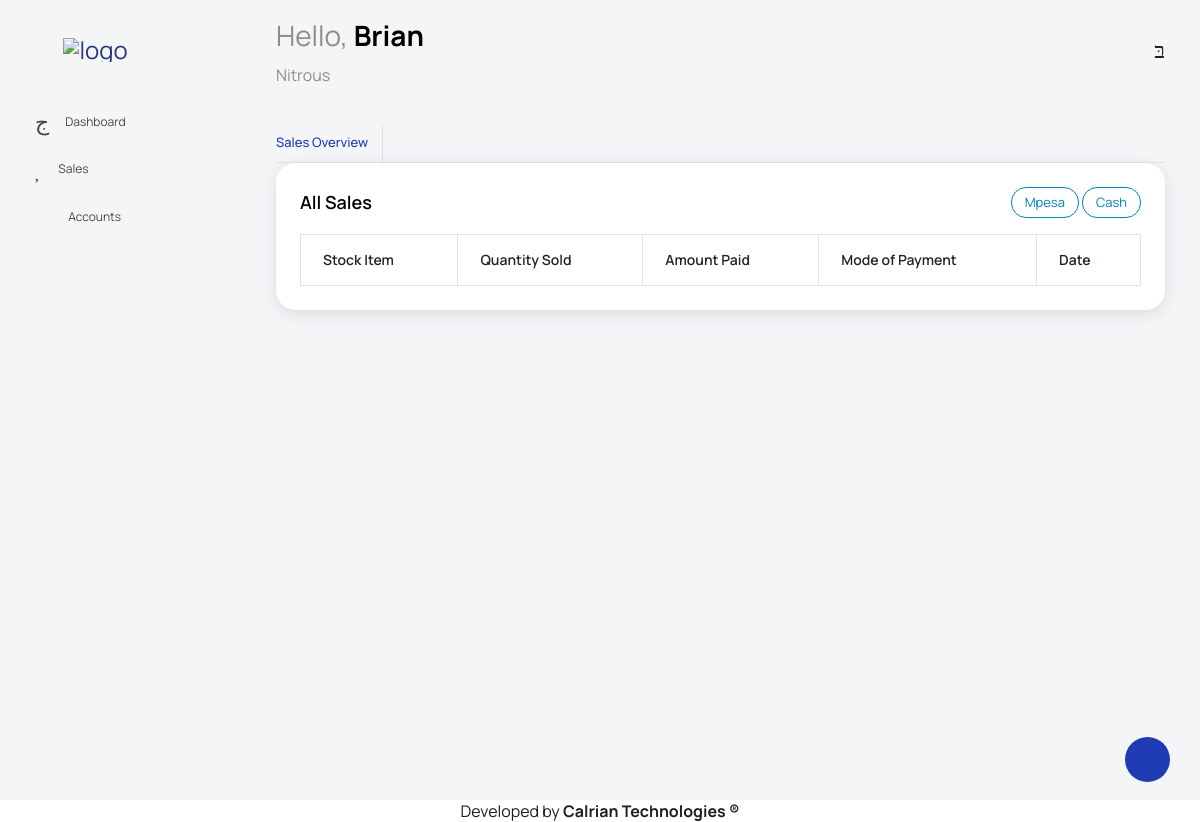
The page /sale/all/ (signed in) on the database as committed earlier.
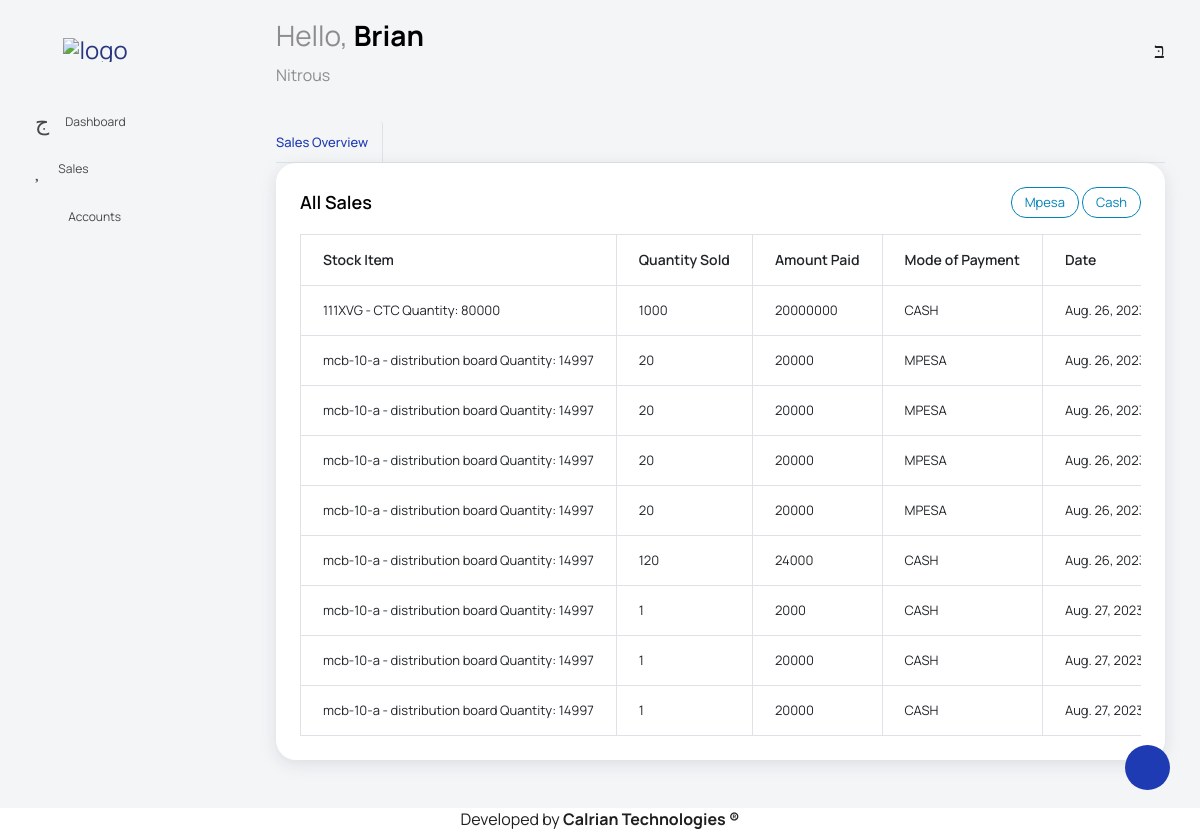
The same page on the database as committed later.
### shop/models.py (models this page shows, shortened)
class Sale(models.Model):
    CASH = 'CASH'
    MPESA = 'MPESA'
    MODE_CHOICES = [
        (CASH, 'Cash'),
        (MPESA, 'M-Pesa')
    ]
    first_name = models.CharField(max_length=30)
    last_name = models.CharField(max_length = 30)
    item = models.ForeignKey(Stock, on_delete=models.CASCADE)
    quantity = models.PositiveIntegerField()
    amount_paid = models.PositiveIntegerField()
    mode_of_payment = models.CharField(max_length=5, choices=MODE_CHOICES)
    date = models.DateTimeField(auto_now_add=True)

class Stock(models.Model):
    item = models.OneToOneField(Item, on_delete=models.CASCADE, primary_key=True)
    quantity = models.PositiveIntegerField()
    selling_price =models.PositiveIntegerField()
    date = models.DateTimeField(auto_now_add=True)
    def __str__(self):
        return f'{self.item} Quantity: {self.quantity}'

class Item(models.Model):
    code = models.CharField(max_length=20,null=False)
    name = models.CharField(max_length=20)
    category = models.ForeignKey(Category, on_delete=models.CASCADE)
    unit_price = models.PositiveIntegerField()
    def __str__(self):
        return f'{self.code} - {self.name}'

### shop/views.py (the view)
# urls.py: path('sale/<str:sale_status>/', SaleListView.as_view(), name='sales'),
class SaleListView(LoginRequiredMixin, View):
    def get(self, request,sale_status):
        if sale_status == 'all':
            sales = Sale.objects.all()
        elif sale_status == 'mpesa':
            sales = Sale.objects.filter(mode_of_payment='MPESA')
        elif sale_status == 'cash':
            sales = Sale.objects.filter(mode_of_payment='CASH' )
        context = {
            'sales': sales,
            'sale_status':sale_status,
        }
        return render(request, 'shop/sale_list.html', context)

### shop/templates/shop/sale_list.html (shortened to what this page needs)
{% extends 'shop/index.html' %}
{% load static %}
{% block content %}
  <div class="main-panel">
    <div class="content-wrapper">
      <div class="row">
        <div class="col-sm-12">
          <div class="home-tab">
            <div class="d-sm-flex align-items-center justify-content-between border-bottom">
              <ul class="nav nav-tabs" role="tablist">
                <li class="nav-item">
                  <a class="nav-link active ps-0" id="home-tab" data-bs-toggle="tab" href="#overview" role="tab" aria-controls="overview" aria-selected="true">Sales Overview</a>
                </li>
              </ul>
              </div>
            </div>
            <div class="row">
              <div class="col d-flex flex-column">
                <div class="row flex-grow">
                  <div class="col-lg-12 grid-margin stretch-card">
                    <div class="card">
                      <div class="card-body overflow-auto">
                         <div style="display: flex; justify-content: space-between; align-items: center;">
                        <h4 class="card-title" style="margin: 0;">
                          {% if sale_status == 'all' %}
                            All Sales
                          {% elif sale_status == 'mpesa' %}
                            Mpesa Sales
                          {% elif sale_status == 'cash' %}
                            Cash Sales
                          {% endif %}
                        </h4>
                        <div>
                          {% if sale_status != 'mpesa' %}
                            <a class="btn btn-outline-info btn-sm " href="{% url 'shop:sales' sale_status='mpesa' %}">Mpesa</a>
                          {% endif %}
                          {% if sale_status != 'cash' %}
                            <a class="btn btn-outline-info btn-sm" href="{% url 'shop:sales' sale_status='cash' %}">Cash</a>
                          {% endif %}
                          </div>
                        </div>
                        <div class="table-responsive pt-3">
                          <table class="table table-bordered" id="dataTable" width="100%" cellspacing="0">
                            <thead>
                              <tr>
                                <th>Stock Item</th>
                                <th>Quantity Sold</th>
                                <th>Amount Paid</th>
                                <th>Mode of Payment</th>
                                <th>Date</th>
                              </tr>
                            </thead>
                            <tbody>
                              {% for sale in sales %}
                                <tr>
                                  <td>{{ sale.item }}</td>
                                  <td>{{ sale.quantity}}</td>
                                  <td>{{sale.amount_paid}}</td>
                                  <td>{{sale.mode_of_payment}}</td>
                                  <td>{{sale.date}}</td>
                                </tr>
                              {% endfor %}
                            </tbody>
                          </table>
                        </div>
                      </div>
                    </div>
                  </div>
                </div>
              </div>
            </div>
          </div>
        </div>
      </div>
    </div>
  </div>
{% endblock %}

### shop/templates/shop/index.html (shortened to what this page needs)
<!DOCTYPE html>
{% load static %}
<html lang="en">
<head>
  <link rel="stylesheet" href="{%static '/css/main.css'%}">
  <link rel="stylesheet" href="{%static 'vendors/feather/feather.css'%}">
  <link rel="stylesheet" href="{%static 'vendors/mdi/css/materialdesignicons.min.css'%}">
  <link rel="stylesheet" href="{%static 'vendors/ti-icons/css/themify-icons.css'%}">
  <link rel="stylesheet" href="{%static 'vendors/typicons/typicons.css'%}">
  <link rel="stylesheet" href="{%static 'vendors/simple-line-icons/css/simple-line-icons.css'%}">
  <link rel="stylesheet" href="{%static 'vendors/css/vendor.bundle.base.css'%}">
  <link rel="stylesheet" href="{%static 'vendors/datatables/dataTables.bootstrap4.css'%}">
  <link rel="stylesheet" href="{%static 'js/select.dataTables.min.css'%}">
  <link rel="stylesheet" href="{%static 'css/vertical-layout-light/style.css'%}">
</head>
<body>
  <div class="container-scroller">
  <nav class="navbar default-layout col-lg-12 col-12 p-0 fixed-top d-flex align-items-top flex-row">
    <div class="text-center navbar-brand-wrapper d-flex align-items-center justify-content-start">
        <div class="me-3">
            <button class="navbar-toggler navbar-toggler align-self-center" type="button" data-bs-toggle="minimize">
                <span class="icon-menu"></span>
            </button>
        </div>
        <div>
            <a class="navbar-brand brand-logo" href="{% url 'shop:home' %}">
                <img src="{% static 'images/l' %}" alt="logo" />
            </a>
        </div>
    </div>
    <div class="navbar-menu-wrapper d-flex align-items-top">
        <ul class="navbar-nav">
            <li class="nav-item font-weight-semibold d-none d-lg-block ms-0">
                <h1 class="welcome-text">Hello, <span class="text-black fw-bold">{% firstof user.get_short_name user.get_username %}</span></h1>
                <h3 class="welcome-sub-text">Nitrous</h3>
            </li>
        </ul>
        <ul class="navbar-nav ms-auto">
            <li class="nav-item dropdown d-none d-lg-block user-dropdown">
                <a class="nav-link" id="UserDropdown" href="#" data-bs-toggle="dropdown" aria-expanded="false">
                    <i class="mdi mdi-account-circle-outline icon-lg"></i>
                </a>
            </li>
        </ul>
    </div>
</nav>
    <div class="container-fluid page-body-wrapper">
      <div class="theme-setting-wrapper">
        <div id="settings-trigger"><i class="ti-settings"></i></div>
      </div>
      <nav class="sidebar sidebar-offcanvas" id="sidebar">
        <ul class="nav">
          <li class="nav-item">
            <a class="nav-link " href="{%url 'shop:home'%}">
              <i class="mdi mdi-bank-outline menu-icon"></i>
              <span class="menu-title">Dashboard</span>
            </a>
          </li>
          <li class="nav-item">
            <a class="nav-link" data-bs-toggle="collapse" href="#clients" aria-expanded="false" aria-controls="ui-basic">
              <i class="menu-icon mdi mdi-account"></i>
              <span class="menu-title">Sales</span>
              <i class="menu-arrow"></i>
            </a>
          </li>
          <li class="nav-item">
            <a class="nav-link" data-bs-toggle="collapse" href="#shop" aria-expanded="false" aria-controls="ui-basic">
              <i class="menu-icon mdi mdi-wallet"></i>
              <span class="menu-title">Accounts</span>
              <i class="menu-arrow"></i>
            </a>
          </li>
        </ul>
      </nav>
      {% block content %}
      {% endblock  %}
      </div>
    {% include 'shop/footer.html' %}
</body>
</html>

### shop/templates/shop/footer.html
<footer class="sticky-footer">
    <div class="container my-auto">
        <div class="copyright text-center my-auto">
            <span class="ml-auto">Developed by <strong>Calrian Technologies &reg;</strong></span>
        </div>
    </div>
</footer>

Rows that differ between the two databases and show on the page:
added Sale: item "111XVG - CTC Quantity: 80000", quantity "1000", amount_paid "20000000", mode_of_payment "CASH", date "Aug. 26,…"
added Sale: item "mcb-10-a - distribution board Quantity: 14997", quantity "20", amount_paid "20000", mode_of_payment "MPESA", date "Aug. 26,…"
added Sale: item "mcb-10-a - distribution board Quantity: 14997", quantity "20", amount_paid "20000", mode_of_payment "MPESA", date "Aug. 26,…"
added Sale: item "mcb-10-a - distribution board Quantity: 14997", quantity "20", amount_paid "20000", mode_of_payment "MPESA", date "Aug. 26,…"
added Sale: item "mcb-10-a - distribution board Quantity: 14997", quantity "20", amount_paid "20000", mode_of_payment "MPESA", date "Aug. 26,…"
added Sale: item "mcb-10-a - distribution board Quantity: 14997", quantity "120", amount_paid "24000", mode_of_payment "CASH", date "Aug. 26,…"
added Sale: item "mcb-10-a - distribution board Quantity: 14997", quantity "1", amount_paid "2000", mode_of_payment "CASH", date "Aug. 27,…"
added Sale: item "mcb-10-a - distribution board Quantity: 14997", quantity "1", amount_paid "20000", mode_of_payment "CASH", date "Aug. 27,…"
added Sale: item "mcb-10-a - distribution board Quantity: 14997", quantity "1", amount_paid "20000", mode_of_payment "CASH", date "Aug. 27,…"
